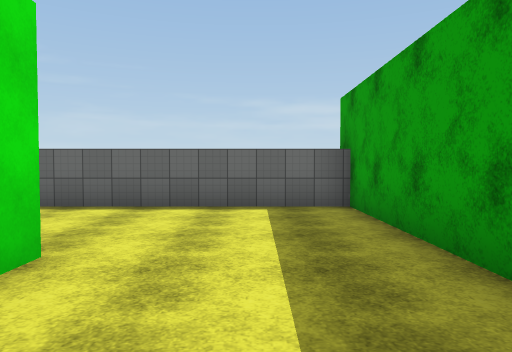
View 1 (above)

24 first-person views from a walk through a Unity game level. The camera is 1.5 m above the floor, tilts 2° down and sees 70° across. The floor is counted in squares, 2 m on a side. Each view is taken from the middle of a square. On the plan, view 1 faces up. The plan holds only what a view shows up to about 11 squares ahead; the rest is blank. The player character is not drawn. Surface patterns are stand-ins for the level's own textures.

View 2
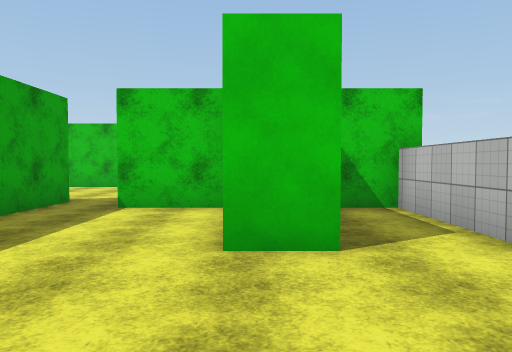

View 3
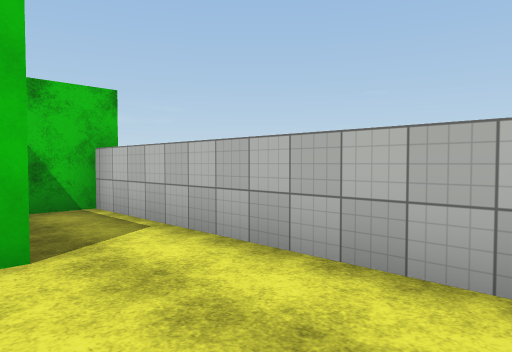

View 4
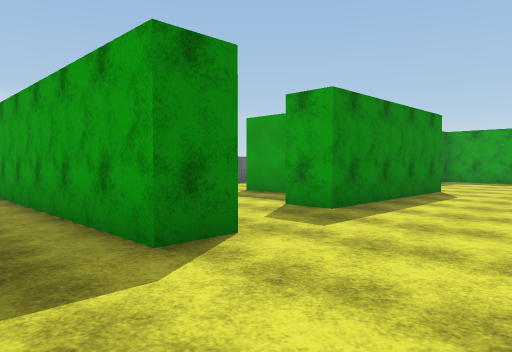

View 5
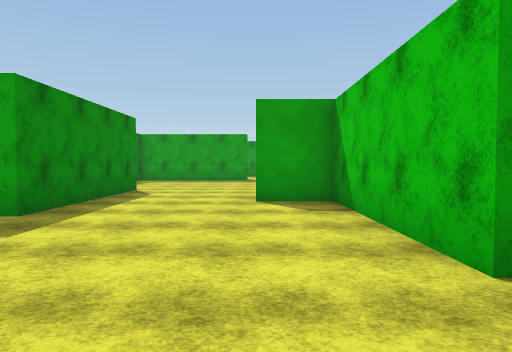

View 6
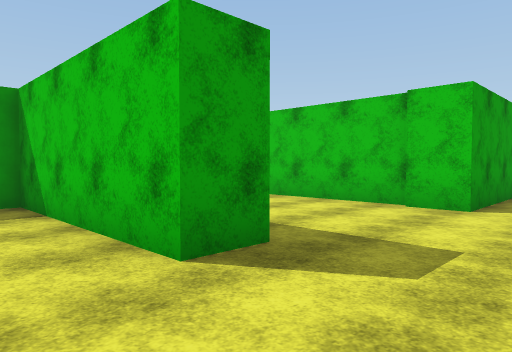

View 7
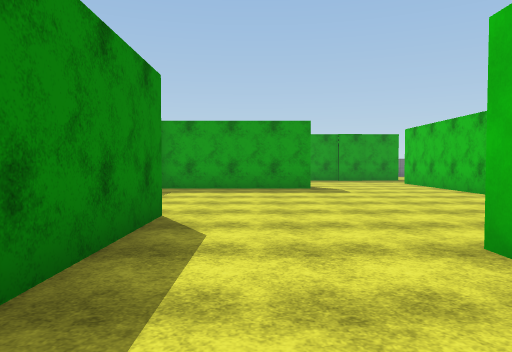

View 8
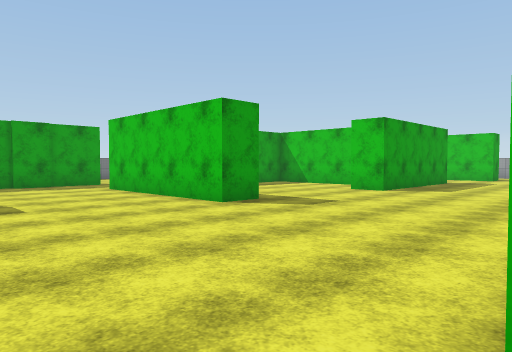

View 9
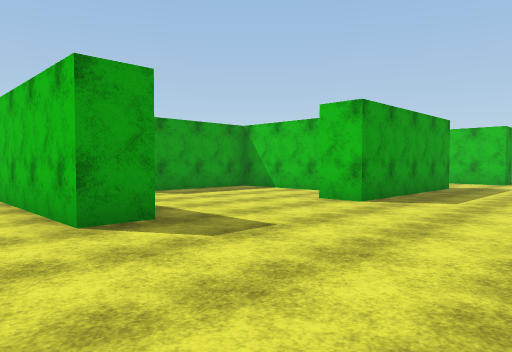

View 10
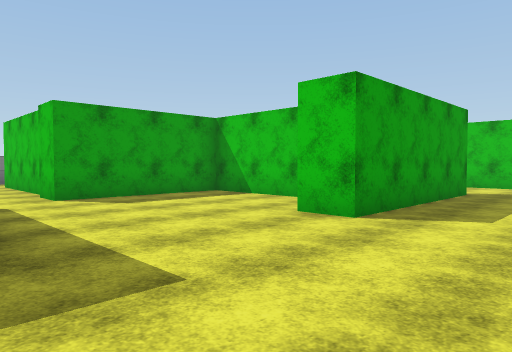

View 11
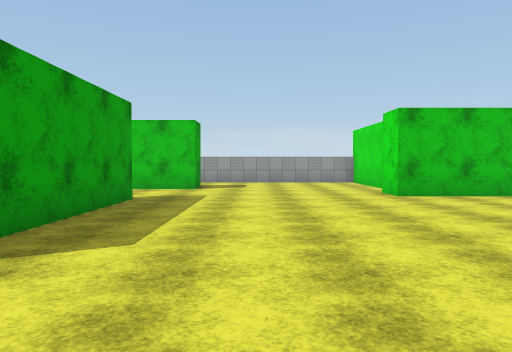

View 12
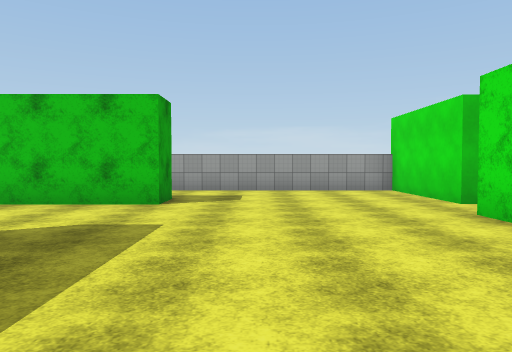

View 13
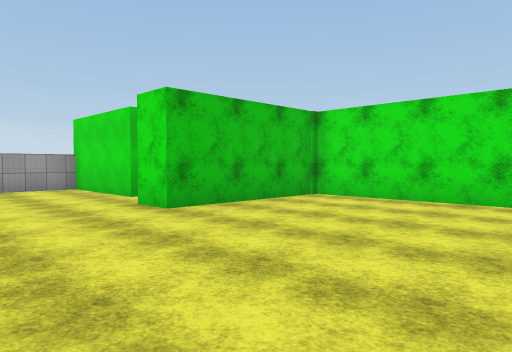

View 14
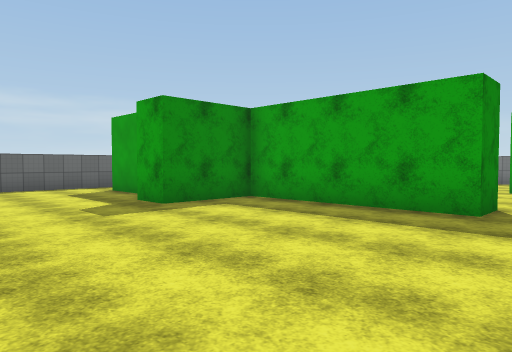

View 15
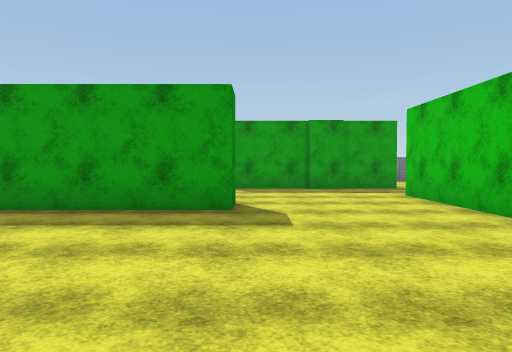

View 16
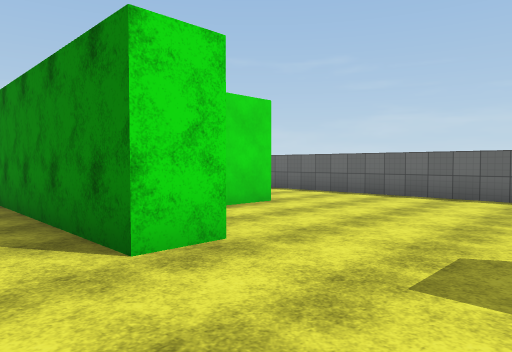

View 17
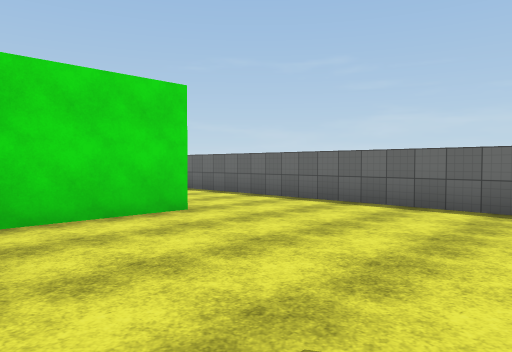

View 18
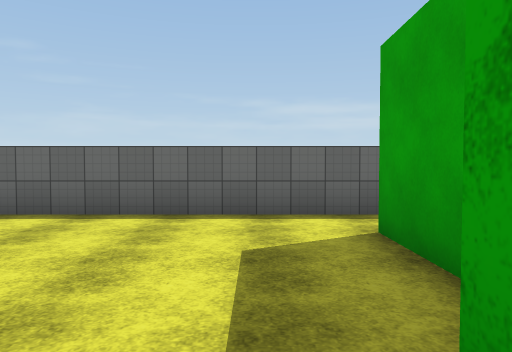

View 19
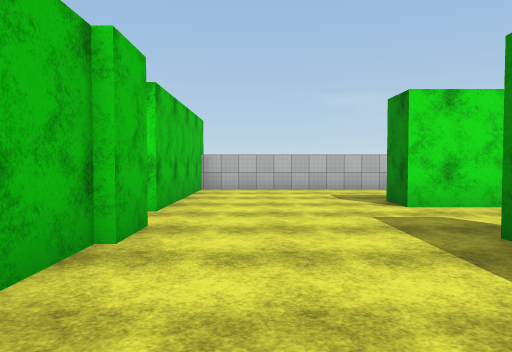

View 20
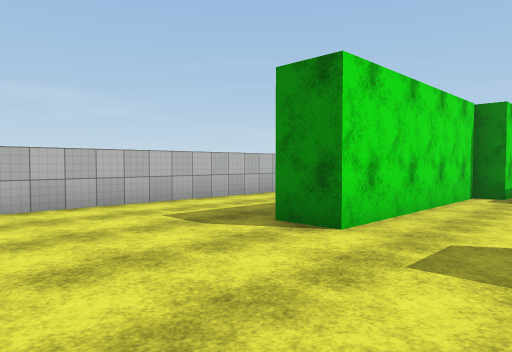

View 21
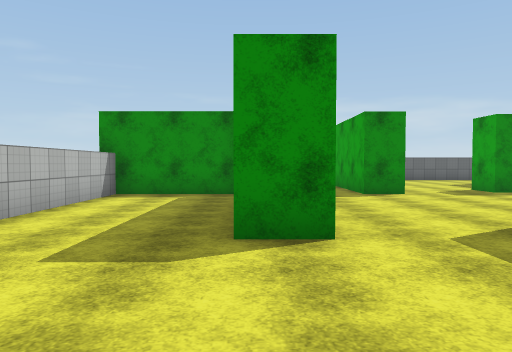

View 22
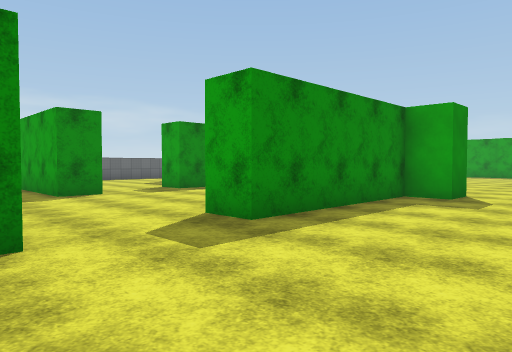

View 23
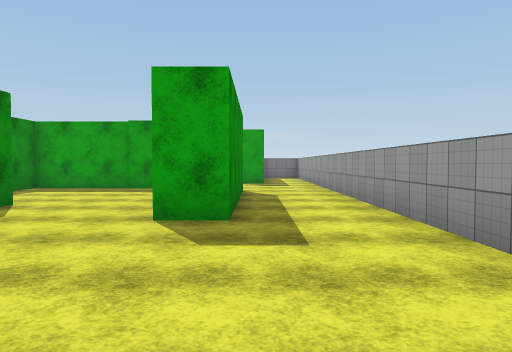

View 24
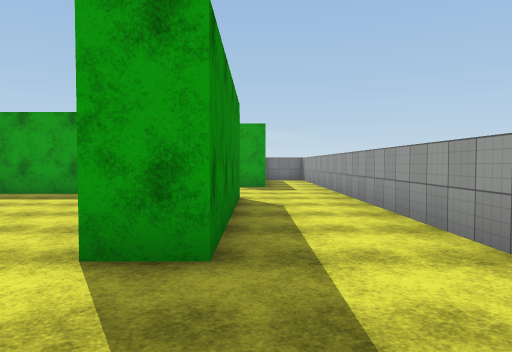

### Floor plan
Points are (right, up) in squares from view 1. A wall is a line through its corners. A room is listed if a view was taken in it or the views show most of it. See-through windows are left out.
Room 1 (views 1, 2, 3)
walls: (-1.5, -0.1) (0.4, -0.1); (0.3, -0.5) (0.3, -1.1); (-4.4, 5.6) (-4.4, -0.1) (-3.4, -0.1); (1.6, -1.1) (1.6, 6.3) (-3.8, 6.3)
ways out: opening at (1, -1) to room 2
objects: other object (-2, 0) to (-2, 3)
Room 2 (views 4, 5, 6, 7, 8, 9, 10, 11, 12, 13, 14, 15, 16, 17, 18, 19, 20, 21, 22, 23, 24)
walls: (7.2, -6.4) (2.4, -6.4) (2.4, -5.6) (7.2, -5.6); (2.6, -10.5) (6.1, -10.5); (13.6, -8.5) (13.6, -7.5) (18.6, -7.5); (1.6, -10.3) (2.8, -10.3); (2.6, -14.2) (2.6, -18.3) (6.8, -18.3) (6.8, -19.4); (14.9, -14.4) (18, -14.4) (18, -10.3); (2.8, -1.1) (1.6, -1.1); (10.2, 0.4) (10.2, -0.7) (5.1, -0.7) (5.1, 0.4); (12.6, -17.6) (12.6, -12.5) (13.6, -12.5); (16.9, -3.6) (15.8, -3.6) (15.8, 1) (13.6, 1) (13.6, 2); (0.3, -1.1) (-4.4, -1.1) (-4.4, -10.5) (0.4, -10.5); (-0.2, -1.2) (-0.2, -6.4) (-1.2, -6.4); (20.8, -8.2) (20.8, -6.5); (20.7, -6.6) (20.7, -5.5); (20.8, -5.6) (20.8, -3); (18, -18.2) (18, -15.4) (16.9, -15.4); (17.8, -19) (17.8, -18.2); (6.1, -24.1) (17.5, -24.1); (16.6, -21.7) (11.8, -21.7) (11.8, -20.7) (14.8, -20.7); (14.9, 6.3) (3.8, 6.3)
ways out: opening at (1, -1) to room 1; opening at (1, -11); opening at (16.7, -21.7); opening at (18, -9.5); opening at (19.5, -8); opening at (21, -2.5)
objects: other object (6, -23) to (6, -21); other object (7, 1) to (8, 3); other object (8, -7) to (8, -4); other object (15, 3) to (15, 5)

Positions as (right, up) in squares from view 1, and headings:
1: (0, 0), facing up
2: (-2, 6), facing down
3: (-2, 6), facing down-left
4: (0, -4), facing up-right
5: (0, -4), facing right
6: (0, -4), facing down-right
7: (5, -2), facing right
8: (8, -3), facing down-right
9: (9, -6), facing down-right
10: (10, -8), facing down-right
11: (10, -10), facing down
12: (10, -14), facing down
13: (10, -13), facing down-left
14: (10, -5), facing up-right
15: (10, -4), facing right
16: (13, -2), facing up-left
17: (13, 0), facing up-left
18: (13, 1), facing up
19: (6, -9), facing left
20: (2, -10), facing up-left
21: (-1, -10), facing up
22: (-1, -10), facing up-right
23: (7, -22), facing right
24: (9, -22), facing right
